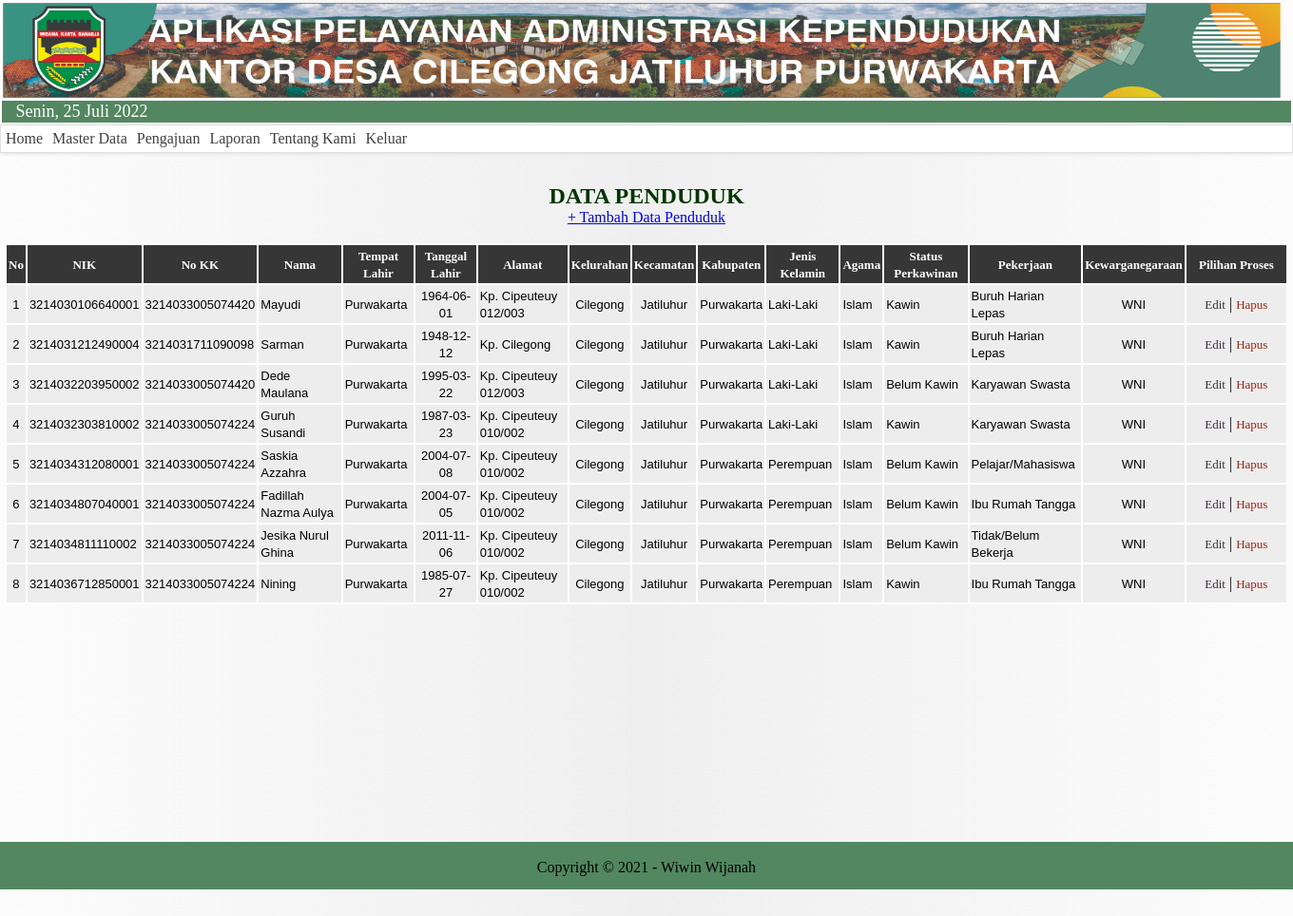
The page /Admin/FrmHome.php?page=DaftarPenduduk.php on the database its author committed.
### tables this page shows
CREATE TABLE IF NOT EXISTS `tbl_penduduk` (
  `NIK` text NOT NULL,
  `No_KK` text NOT NULL,
  `Nama` text NOT NULL,
  `Tempat_Lahir` text NOT NULL,
  `Tanggal_Lahir` date NOT NULL,
  `Alamat` text NOT NULL,
  `RT` text NOT NULL,
  `RW` text NOT NULL,
  `Kelurahan` text NOT NULL,
  `Kecamatan` text NOT NULL,
  `Kabupaten` text NOT NULL,
  `Jenis_Kelamin` enum('Laki-Laki','Perempuan') NOT NULL,
  `Agama` text NOT NULL,
  `status_kawin` text NOT NULL,
  `pekerjaan` text NOT NULL,
  `kewarganegaraan` enum('WNI','WNA') NOT NULL
);

### Admin/DaftarPenduduk.php (the view, shortened to what this page needs)
<!DOCTYPE html>
<html>
<head>
	<link rel="stylesheet" type="text/css" href="#">
</head>
<body bgcolor="#FFFFFF">
	<?php
		include "../conn/koneksi.php";
		$query=mysqli_query($connection, "SELECT * FROM tbl_penduduk order by NIK Asc")or die (mysql_error());
	?>
	<center>
		<font color='#033500' face='Tahoma' size=5><b><br>DATA PENDUDUK</b></font><br>
		<a href="FrmHome.php?page=EntryPenduduk.php">+ Tambah Data Penduduk</a><br><br>
		<table border="0" cellpadding="2" cellspacing="2" bordercolor="blue" bgcolor="white">
			<tr bgcolor='#363636' height="30"><font color='white'>
				<th align='center'><font color='white' face='Tahoma' size=2 width=5%>No</font></th>
				<th align='center'><font color='white' face='Tahoma' size=2 width=20%>NIK</font></th>
				<th align='center'><font color='white' face='Tahoma' size=2 width=20%>No KK</font></th>
				<th align='center'><font color='white' face='Tahoma' size=2 width=5%>Nama</font></th>
				<th align='center'><font color='white' face='Tahoma' size=2 width=20%>Tempat Lahir</font></th>
				<th align='center'><font color='white' face='Tahoma' size=2 width=5%>Tanggal Lahir</font></th>
				<th align='center'><font color='white' face='Tahoma' size=2 width=5%>Alamat</font></th>
				<th align='center'><font color='white' face='Tahoma' size=2 width=5%>Kelurahan</font></th>
				<th align='center'><font color='white' face='Tahoma' size=2 width=5%>Kecamatan</font></th>
				<th align='center'><font color='white' face='Tahoma' size=2 width=5%>Kabupaten</font></th>
				<th align='center'><font color='white' face='Tahoma' size=2 width=5%>Jenis Kelamin</font></th>
				<th align='center'><font color='white' face='Tahoma' size=2 width=5%>Agama</font></th>
				<th align='center'><font color='white' face='Tahoma' size=2 width=5%>Status Perkawinan</font></th>
				<th align='center'><font color='white' face='Tahoma' size=2 width=5%>Pekerjaan</font></th>
				<th align='center'><font color='white' face='Tahoma' size=2 width=5%>Kewarganegaraan</font></th>
				<th align='center'><font color='white' face='Tahoma' size=2 width=20%>Pilihan Proses</font></th>
			</tr>
			<?php
			$j=0;
			while ($row=mysqli_fetch_array($query)) {
			?>
			<tr>
				<td align='center' bgcolor='#ededed'><font face='Arial' size=2 width=5%><?php echo$j+1;?></font></td>
				<td align='left' bgcolor='#ededed'><font face='Arial' size=2 width=20%><?php echo $row["NIK"];?></font></td>
				<td align='left' bgcolor='#ededed'><font face='Arial' size=2 width=20%><?php echo $row["No_KK"];?></font></td>
				<td align='left' bgcolor='#ededed'><font face='Arial' size=2 width=20%><?php echo $row["Nama"];?></font></td>
				<td align='left' bgcolor='#ededed'><font face='Arial' size=2 width=20%><?php echo $row["Tempat_Lahir"];?></font></td>
				<td align='center' bgcolor='#ededed'><font face='Arial' size=2 width=20%><?php echo $row["Tanggal_Lahir"];?></font></td>
				<td align='left' bgcolor='#ededed'><font face='Arial' size=2 width=20%><?php echo $row["Alamat"];?></font></td>
				<td align='center' bgcolor='#ededed'><font face='Arial' size=2 width=20%><?php echo $row["Kelurahan"];?></font></td>
				<td align='center' bgcolor='#ededed'><font face='Arial' size=2 width=20%><?php echo $row["Kecamatan"];?></font></td>
				<td align='center' bgcolor='#ededed'><font face='Arial' size=2 width=20%><?php echo $row["Kabupaten"];?></font></td>
				<td align='left' bgcolor='#ededed'><font face='Arial' size=2 width=20%><?php echo $row["Jenis_Kelamin"];?></font></td>
				<td align='left' bgcolor='#ededed'><font face='Arial' size=2 width=20%><?php echo $row["Agama"];?></font></td>
				<td align='left' bgcolor='#ededed'><font face='Arial' size=2 width=20%><?php echo $row["status_kawin"];?></font></td>
				<td align='left' bgcolor='#ededed'><font face='Arial' size=2 width=20%><?php echo $row["pekerjaan"];?></font></td>
				<td align='center' bgcolor='#ededed'><font face='Arial' size=2 width=20%><?php echo $row["kewarganegaraan"];?></font></td>
				<td align='center' bgcolor='#ededed' width=8%>
					<a href="FrmHome.php?page=EditDataPenduduk.php&Kode=<?php echo $row['NIK']?>" style="text-decoration:none" title="Edit"><font color='#3c2e3d' face='tahoma' size='2'>Edit</font>
					</a> |
					<a href="FrmHome.php?page=DeleteDataPenduduk.php&Kode=<?php echo $row['NIK'] ?>" style="text-decoration: none" title="Hapus"><font color='#96281b' face='tahoma' size='2' onclick="return confirm('Apakah anda yakin akan menghapus data ini?')">Hapus</font>
					</a>
				</td>
			</tr>
			<?php
				$j++;
			}
			?>
		</table>
	</center>
</body>
</html>

### Admin/FrmHome.php (shortened to what this page needs)
<!DOCTYPE html>
<html>
<head>
</head>
<body>
	<div id="container">
	<div id="header">
		<?php
		include "Header.php";
		include "Menu.php";
		?>
	</div>
	<div id="body">
		<?php
		if (isset($_GET["page"])){
			$vPage=$_GET["page"];
			include "$vPage";
		}else{
			$vPage="";
		}
		?>
		</div>
    <div id="footer">
    	<footer>
    	<br>
    	<center><font color="black">Copyright &copy; 2021 - Wiwin Wijanah</font></center>
	    </footer>
    </div>
</div>
</body>
</html>

### Admin/Header.php (shortened to what this page needs)
<html>
<head>
</head>
<body>
	<table width="100%" border="0">
		<tr height=10%>
			<td width="1230"><img src="image\header.jpg" width=1344px height=100px style="float:left"></td>
		</tr>
		<tr>
			<td bgcolor=#528760 width=70% colspan="2">
				<font face="cambria" color="white" size=4>&nbsp&nbsp
				</font>
			</td>
		</tr>
	</table>
</body>
</html>

### Admin/Menu.php (shortened to what this page needs)
<html>
<head>
</head>
<body>
<center>
	<nav class="navigation">
	<ul>
		<li><a href="FrmHome.php?page=Home.php">Home</a></li>
		<li><a href="#">Master Data</a>
		</li>
		<li><a href="#">Pengajuan</a>
		</li>
		<li><a href="#">Laporan</a>
		</li>
		<li><a href="">Tentang Kami</a>
		</li>
		<li><a href="Keluar.php">Keluar</a>
		</li>
	</ul>
	</nav>
</body>
</html>

### Admin/FrmHome.php (style rules this page uses)
html, body { background: linear-gradient(to right, #FCFCFC, #EFEFEF, #FCFCFC); margin:0; padding:0; height:117%; }
#container { min-height:100%; position:relative; }
#header { background: linear-gradient(to right, #FCFCFC, #EFEFEF, #FCFCFC); padding:0px; }
#body { padding:5px; padding-bottom:60px; }
#footer { width:100%; height:50px; background:#528760; position:absolute; bottom:0px; }

### Admin/Menu.php (style rules this page uses)
body { font-family:'Trebuchet MS' }
* { -webkit-transition:all .21s ease-in-out; -moz-transition:all .21s ease-in-out; -o-transition:all .21s ease-in-out; -ms-transition:all .21s ease-in-out; transition:all .21s ease-in-out }
.navigation { position:relative; background:#fefefe; box-shadow:0 1px 4px #e0e0e0; -webkit-box-shadow:0 1px 4px #e0e0e0; -moz-box-shadow:0 1px 4px #e0e0e0; border:1px solid #e0e0e0; }
.navigation ul { margin:0; padding:0 }
.navigation ul li { float:left; list-style:none; position:relative; }
.navigation ul li a { display:block; color:#404040; text-decoration:none; padding:5px }

### rows shown on the page
tbl_penduduk: NIK "3214030106640001", No_KK "3214033005074420", Nama "Mayudi", Tempat_Lahir "Purwakarta", Tanggal_Lahir "1964-06-01", Alamat "Kp. Cipeuteuy 012/003", Kelurahan "Cilegong", Kecamatan "Jatiluhur", Kabupaten "Purwakarta", Jenis_Kelamin "Laki-Laki", Agama "Islam", status_kawin "Kawin", pekerjaan "Buruh Harian Lepas", kewarganegaraan "WNI"
tbl_penduduk: NIK "3214031212490004", No_KK "3214031711090098", Nama "Sarman", Tempat_Lahir "Purwakarta", Tanggal_Lahir "1948-12-12", Alamat "Kp. Cilegong", Kelurahan "Cilegong", Kecamatan "Jatiluhur", Kabupaten "Purwakarta", Jenis_Kelamin "Laki-Laki", Agama "Islam", status_kawin "Kawin", pekerjaan "Buruh Harian Lepas", kewarganegaraan "WNI"
tbl_penduduk: NIK "3214032203950002", No_KK "3214033005074420", Nama "Dede Maulana", Tempat_Lahir "Purwakarta", Tanggal_Lahir "1995-03-22", Alamat "Kp. Cipeuteuy 012/003", Kelurahan "Cilegong", Kecamatan "Jatiluhur", Kabupaten "Purwakarta", Jenis_Kelamin "Laki-Laki", Agama "Islam", status_kawin "Belum Kawin", pekerjaan "Karyawan Swasta", kewarganegaraan "WNI"
tbl_penduduk: NIK "3214032303810002", No_KK "3214033005074224", Nama "Guruh Susandi", Tempat_Lahir "Purwakarta", Tanggal_Lahir "1987-03-23", Alamat "Kp. Cipeuteuy 010/002", Kelurahan "Cilegong", Kecamatan "Jatiluhur", Kabupaten "Purwakarta", Jenis_Kelamin "Laki-Laki", Agama "Islam", status_kawin "Kawin", pekerjaan "Karyawan Swasta", kewarganegaraan "WNI"
tbl_penduduk: NIK "3214034312080001", No_KK "3214033005074224", Nama "Saskia Azzahra", Tempat_Lahir "Purwakarta", Tanggal_Lahir "2004-07-08", Alamat "Kp. Cipeuteuy 010/002", Kelurahan "Cilegong", Kecamatan "Jatiluhur", Kabupaten "Purwakarta", Jenis_Kelamin "Perempuan", Agama "Islam", status_kawin "Belum Kawin", pekerjaan "Pelajar/Mahasiswa", kewarganegaraan "WNI"
tbl_penduduk: NIK "3214034807040001", No_KK "3214033005074224", Nama "Fadillah Nazma Aulya", Tempat_Lahir "Purwakarta", Tanggal_Lahir "2004-07-05", Alamat "Kp. Cipeuteuy 010/002", Kelurahan "Cilegong", Kecamatan "Jatiluhur", Kabupaten "Purwakarta", Jenis_Kelamin "Perempuan", Agama "Islam", status_kawin "Belum Kawin", pekerjaan "Ibu Rumah Tangga", kewarganegaraan "WNI"
tbl_penduduk: NIK "3214034811110002", No_KK "3214033005074224", Nama "Jesika Nurul Ghina", Tempat_Lahir "Purwakarta", Tanggal_Lahir "2011-11-06", Alamat "Kp. Cipeuteuy 010/002", Kelurahan "Cilegong", Kecamatan "Jatiluhur", Kabupaten "Purwakarta", Jenis_Kelamin "Perempuan", Agama "Islam", status_kawin "Belum Kawin", pekerjaan "Tidak/Belum Bekerja", kewarganegaraan "WNI"
tbl_penduduk: NIK "3214036712850001", No_KK "3214033005074224", Nama "Nining", Tempat_Lahir "Purwakarta", Tanggal_Lahir "1985-07-27", Alamat "Kp. Cipeuteuy 010/002", Kelurahan "Cilegong", Kecamatan "Jatiluhur", Kabupaten "Purwakarta", Jenis_Kelamin "Perempuan", Agama "Islam", status_kawin "Kawin", pekerjaan "Ibu Rumah Tangga", kewarganegaraan "WNI"
